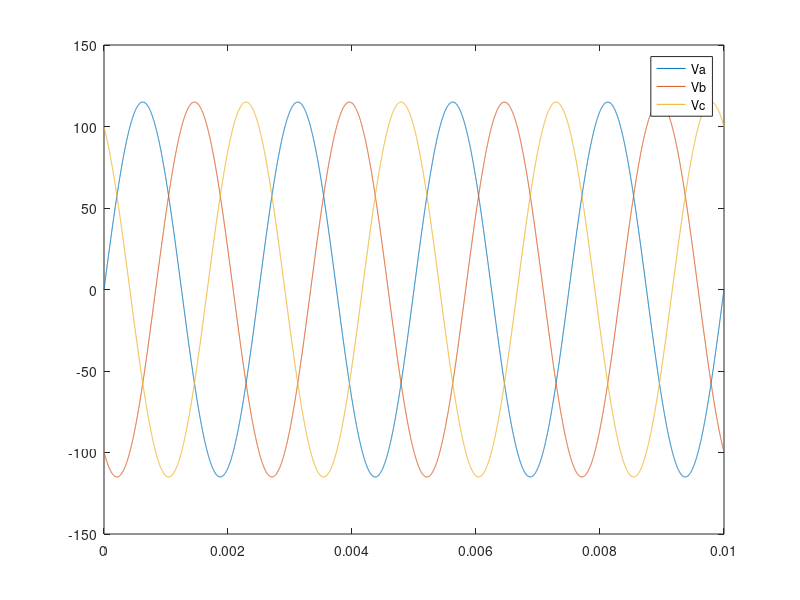
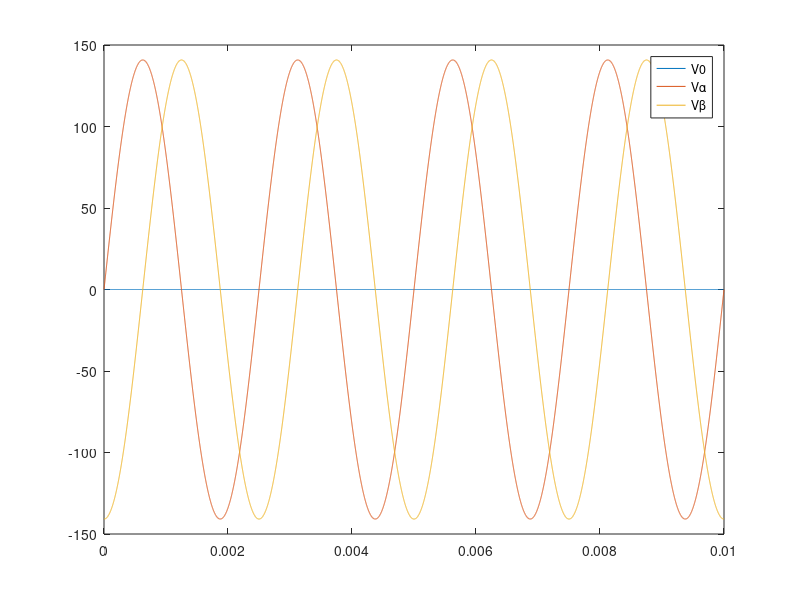
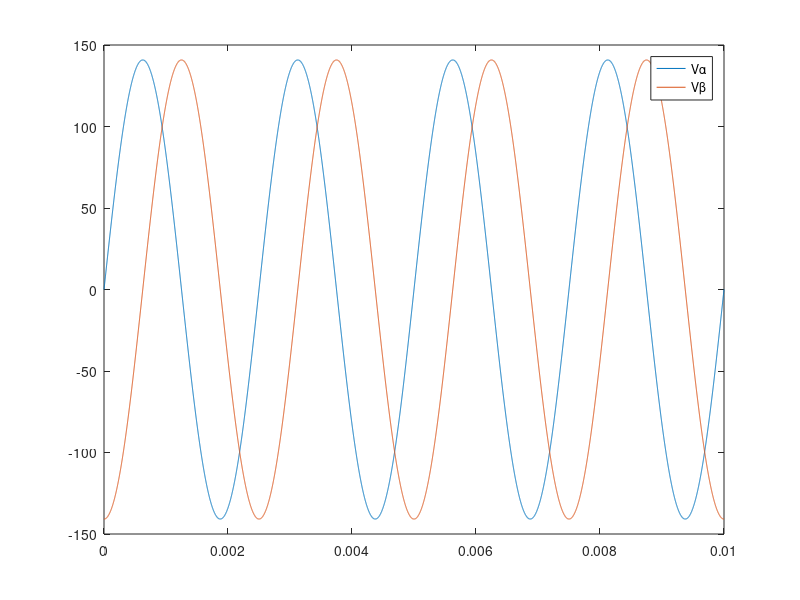

The MATLAB source for these figures, in order:
clear all
close all
clc

t = 0:1e-6:0.01;

Vrms = 115/sqrt(2);
Va = Vrms*sqrt(2)*sin(2*pi*400*t);
Vb = Vrms*sqrt(2)*sin(2*pi*400*t-2*pi/3);
Vc = Vrms*sqrt(2)*sin(2*pi*400*t-4*pi/3);

cl = sqrt(2/3)*[1/sqrt(2) 1/sqrt(2) 1/sqrt(2); 1 -1/2 -1/2;0 sqrt(3)/2 -sqrt(3)/2]*[Va;Vb;Vc];

V0 = cl(1,:);
Valpha = cl(2,:);
Vbeta = cl(3,:);

figure;
plot(t,Va,t,Vb,t,Vc);
legend('Va','Vb','Vc');

figure;
plot(t,V0,t,Valpha,t,Vbeta);
legend('V0','V\alpha','V\beta');

cl = sqrt(2/3)*[1 -1/2 -1/2;0 sqrt(3)/2 -sqrt(3)/2]*[Va;Vb;Vc];

Valpha = cl(1,:);
Vbeta = cl(2,:);

figure;
plot(t,Valpha,t,Vbeta);
legend('V\alpha','V\beta');